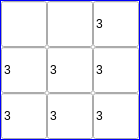
               <widget class="QFrame" name="frame_4">
                <property name="minimumSize">
                 <size>
                  <width>140</width>
                  <height>140</height>
                 </size>
                </property>
                <property name="maximumSize">
                 <size>
                  <width>140</width>
                  <height>140</height>
                 </size>
                </property>
                <property name="styleSheet">
                 <string notr="true">QFrame { border:1px solid rgba(0, 0, 255, 255);  background: #FFFFFF; }</string>
                </property>
                <property name="frameShape">
                 <enum>QFrame::StyledPanel</enum>
                </property>
                <property name="frameShadow">
                 <enum>QFrame::Raised</enum>
                </property>
                <layout class="QVBoxLayout" name="verticalLayout_7">
                 <property name="spacing">
                  <number>0</number>
                 </property>
                 <property name="leftMargin">
                  <number>0</number>
                 </property>
                 <property name="topMargin">
                  <number>0</number>
                 </property>
                 <property name="rightMargin">
                  <number>0</number>
                 </property>
                 <property name="bottomMargin">
                  <number>0</number>
                 </property>
                 <item>
                  <layout class="QHBoxLayout" name="horizontalLayout_12">
                   <property name="spacing">
                    <number>0</number>
                   </property>
                   <item>
                    <widget class="CInputCell" name="lineEdit_r3_0">
                     <property name="sizePolicy">
                      <sizepolicy hsizetype="Expanding" vsizetype="Expanding">
                       <horstretch>0</horstretch>
                       <verstretch>0</verstretch>
                      </sizepolicy>
                     </property>
                    </widget>
                   </item>
                   <item>
                    <widget class="CInputCell" name="lineEdit_r3_1">
                     <property name="sizePolicy">
                      <sizepolicy hsizetype="Expanding" vsizetype="Expanding">
                       <horstretch>0</horstretch>
                       <verstretch>0</verstretch>
                      </sizepolicy>
                     </property>
                    </widget>
                   </item>
                   <item>
                    <widget class="CInputCell" name="lineEdit_r3_2">
                     <property name="sizePolicy">
                      <sizepolicy hsizetype="Expanding" vsizetype="Expanding">
                       <horstretch>0</horstretch>
                       <verstretch>0</verstretch>
                      </sizepolicy>
                     </property>
                     <property name="text">
                      <string>3</string>
                     </property>
                    </widget>
                   </item>
                  </layout>
                 </item>
                 <item>
                  <layout class="QHBoxLayout" name="horizontalLayout_13">
                   <property name="spacing">
                    <number>0</number>
                   </property>
                   <item>
                    <widget class="CInputCell" name="lineEdit_r4_0">
                     <property name="sizePolicy">
                      <sizepolicy hsizetype="Expanding" vsizetype="Expanding">
                       <horstretch>0</horstretch>
                       <verstretch>0</verstretch>
                      </sizepolicy>
                     </property>
                     <property name="text">
                      <string>3</string>
                     </property>
                    </widget>
                   </item>
                   <item>
                    <widget class="CInputCell" name="lineEdit_r4_1">
                     <property name="sizePolicy">
                      <sizepolicy hsizetype="Expanding" vsizetype="Expanding">
                       <horstretch>0</horstretch>
                       <verstretch>0</verstretch>
                      </sizepolicy>
                     </property>
                     <property name="text">
                      <string>3</string>
                     </property>
                    </widget>
                   </item>
                   <item>
                    <widget class="CInputCell" name="lineEdit_r4_2">
                     <property name="sizePolicy">
                      <sizepolicy hsizetype="Expanding" vsizetype="Expanding">
                       <horstretch>0</horstretch>
                       <verstretch>0</verstretch>
                      </sizepolicy>
                     </property>
                     <property name="text">
                      <string>3</string>
                     </property>
                    </widget>
                   </item>
                  </layout>
                 </item>
                 <item>
                  <layout class="QHBoxLayout" name="horizontalLayout_14">
                   <property name="spacing">
                    <number>0</number>
                   </property>
                   <item>
                    <widget class="CInputCell" name="lineEdit_r5_0">
                     <property name="sizePolicy">
                      <sizepolicy hsizetype="Expanding" vsizetype="Expanding">
                       <horstretch>0</horstretch>
                       <verstretch>0</verstretch>
                      </sizepolicy>
                     </property>
                     <property name="text">
                      <string>3</string>
                     </property>
                    </widget>
                   </item>
                   <item>
                    <widget class="CInputCell" name="lineEdit_r5_1">
                     <property name="sizePolicy">
                      <sizepolicy hsizetype="Expanding" vsizetype="Expanding">
                       <horstretch>0</horstretch>
                       <verstretch>0</verstretch>
                      </sizepolicy>
                     </property>
                     <property name="text">
                      <string>3</string>
                     </property>
                    </widget>
                   </item>
                   <item>
                    <widget class="CInputCell" name="lineEdit_r5_2">
                     <property name="sizePolicy">
                      <sizepolicy hsizetype="Expanding" vsizetype="Expanding">
                       <horstretch>0</horstretch>
                       <verstretch>0</verstretch>
                      </sizepolicy>
                     </property>
                     <property name="text">
                      <string>3</string>
                     </property>
                    </widget>
                   </item>
                  </layout>
                 </item>
                </layout>
               </widget>
